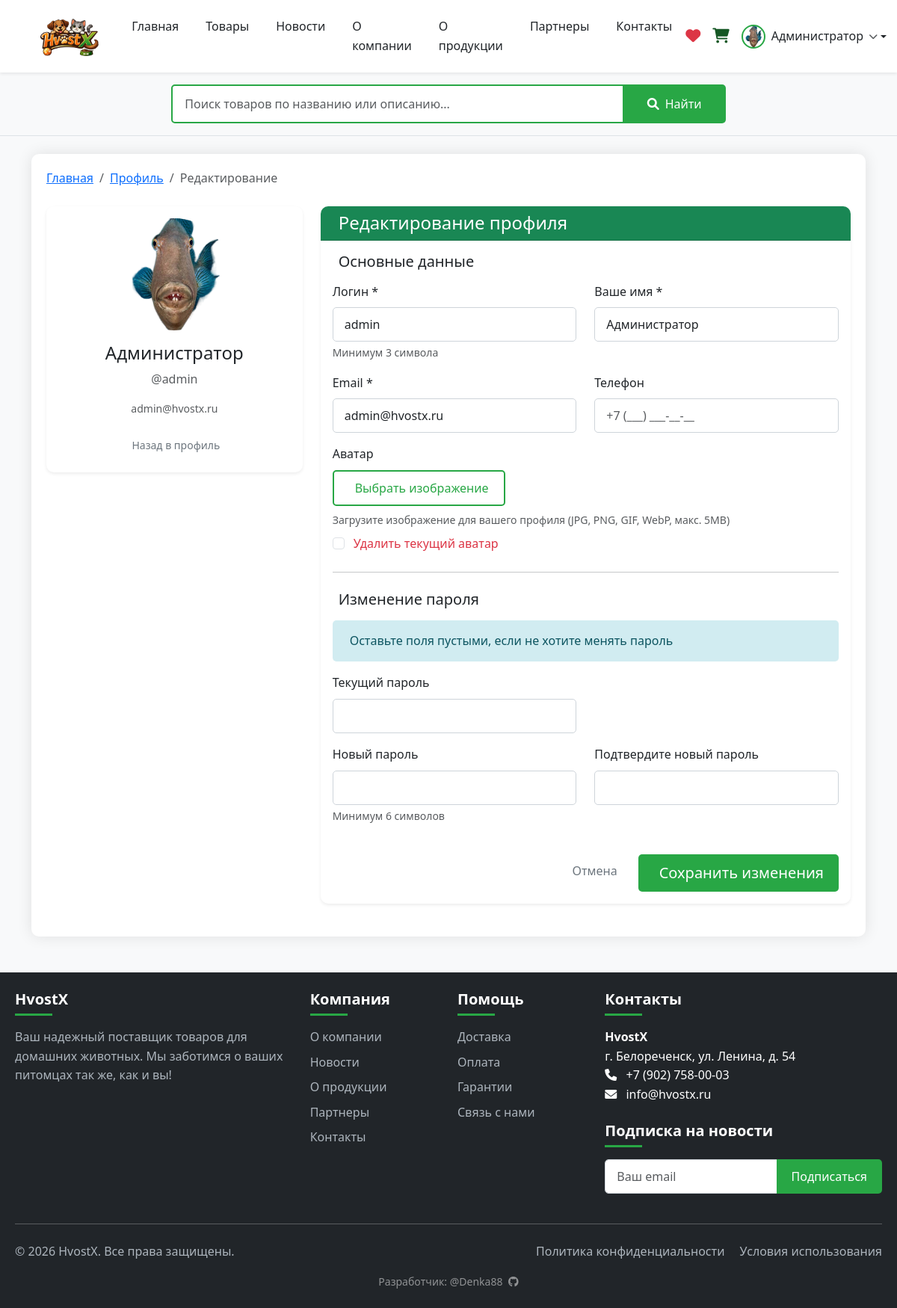
The page /user_profile_edit.php (signed in) on the database its author committed.
### tables this page shows
CREATE TABLE IF NOT EXISTS `users` (
  `id` int NOT NULL AUTO_INCREMENT,
  `login` varchar(50) DEFAULT NULL,
  `name` varchar(100) NOT NULL,
  `email` varchar(100) NOT NULL,
  `phone` varchar(20) DEFAULT NULL,
  `password` varchar(255) NOT NULL,
  `avatar` varchar(255) DEFAULT NULL,
  `role` enum('admin','moderator','user') DEFAULT 'user',
  `created_at` datetime DEFAULT CURRENT_TIMESTAMP,
  `updated_at` datetime DEFAULT CURRENT_TIMESTAMP ON UPDATE CURRENT_TIMESTAMP,
  PRIMARY KEY (`id`),
  UNIQUE KEY `email` (`email`),
  UNIQUE KEY `idx_login` (`login`)
);

### user_profile_edit.php (the view, shortened to what this page needs)
<?php
require_once 'includes/db.php';
$query = "SELECT * FROM users WHERE id = ?";
$stmt = $connection->prepare($query);
$stmt->bind_param("i", $_SESSION['user_id']);
$stmt->execute();
$user = $stmt->get_result()->fetch_assoc();
?>
<?php include 'includes/header.php'; ?>
<div class="main-container animate-fade-in">
    <nav aria-label="breadcrumb" class="mb-4">
        <ol class="breadcrumb">
            <li class="breadcrumb-item"><a href="index.php">Главная</a></li>
            <li class="breadcrumb-item"><a href="profile.php">Профиль</a></li>
            <li class="breadcrumb-item active" aria-current="page">Редактирование</li>
        </ol>
    </nav>
    <div class="row">
        <div class="col-lg-4 mb-4">
            <div class="card shadow-sm">
                <div class="card-body text-center">
                    <div class="mb-3">
                        <?php if (!empty($user['avatar']) && file_exists("assets/images/avatars/" . $user['avatar'])): ?>
                        <img src="assets/images/avatars/<?php echo htmlspecialchars($user['avatar']); ?>"
                             alt="Ваш аватар" class="img-fluid rounded-circle" style="width: 150px; height: 150px; object-fit: cover;">
                        <?php endif; ?>
                    </div>
                    <h4><?php echo htmlspecialchars($user['name']); ?></h4>
                    <p class="text-muted">@<?php echo htmlspecialchars($user['login']); ?></p>
                    <p class="text-muted small"><?php echo htmlspecialchars($user['email']); ?></p>
                    <a href="profile.php" class="btn btn-outline-secondary btn-sm">
                        <i class="bi bi-arrow-left me-1"></i> Назад в профиль
                    </a>
                </div>
            </div>
        </div>
        <div class="col-lg-8">
            <div class="card shadow-sm mb-4">
                <div class="card-header bg-success text-white">
                    <h4 class="mb-0"><i class="bi bi-pencil-square me-2"></i>Редактирование профиля</h4>
                </div>
                <div class="card-body">
                    <form method="POST" action="user_profile_edit.php">
                        <h5 class="mb-3"><i class="bi bi-person me-2"></i>Основные данные</h5>
                        <div class="row">
                            <div class="col-md-6">
                                <div class="mb-3">
                                    <label for="login" class="form-label">Логин *</label>
                                    <input type="text" class="form-control" id="login" name="login"
                                           value="<?php echo htmlspecialchars($user['login']); ?>" required>
                                    <div class="form-text">Минимум 3 символа</div>
                                </div>
                            </div>
                            <div class="col-md-6">
                                <div class="mb-3">
                                    <label for="name" class="form-label">Ваше имя *</label>
                                    <input type="text" class="form-control" id="name" name="name"
                                           value="<?php echo htmlspecialchars($user['name']); ?>" required>
                                </div>
                            </div>
                        </div>
                        <div class="row">
                            <div class="col-md-6">
                                <div class="mb-3">
                                    <label for="email" class="form-label">Email *</label>
                                    <input type="email" class="form-control" id="email" name="email"
                                           value="<?php echo htmlspecialchars($user['email']); ?>" required>
                                </div>
                            </div>
                            <div class="col-md-6">
                                <div class="mb-3">
                                    <label for="phone" class="form-label">Телефон</label>
                                    <input type="tel" class="form-control" id="phone" name="phone"
                                           value="<?php echo htmlspecialchars($user['phone'] ?? ''); ?>"
                                           placeholder="+7 (___) ___-__-__">
                                </div>
                            </div>
                        </div>
                        <div class="mb-4">
                            <label for="avatar" class="form-label">Аватар</label><br>
                            <button type="button" class="btn btn-outline-primary" id="avatar-btn">
                                <i class="bi bi-image me-2"></i>Выбрать изображение
                            </button>
                            <div class="form-text mt-2">Загрузите изображение для вашего профиля (JPG, PNG, GIF, WebP, макс. 5MB)</div>
                            <?php if (!empty($user['avatar'])): ?>
                            <div class="form-check mt-2">
                                <input class="form-check-input" type="checkbox" name="delete_avatar" id="delete_avatar" value="1">
                                <label class="form-check-label text-danger" for="delete_avatar">
                                    <i class="bi bi-trash me-1"></i>Удалить текущий аватар
                                </label>
                            </div>
                            <?php endif; ?>
                        </div>
                        <hr class="my-4">
                        <h5 class="mb-3"><i class="bi bi-lock me-2"></i>Изменение пароля</h5>
                        <div class="alert alert-info">
                            Оставьте поля пустыми, если не хотите менять пароль
                        </div>
                        <div class="row">
                            <div class="col-md-6">
                                <div class="mb-3">
                                    <label for="current_password" class="form-label">Текущий пароль</label>
                                    <input type="password" class="form-control" id="current_password" name="current_password">
                                </div>
                            </div>
                            <div class="col-md-6"></div>
                        </div>
                        <div class="row">
                            <div class="col-md-6">
                                <div class="mb-3">
                                    <label for="new_password" class="form-label">Новый пароль</label>
                                    <input type="password" class="form-control" id="new_password" name="new_password">
                                    <div class="form-text">Минимум 6 символов</div>
                                </div>
                            </div>
                            <div class="col-md-6">
                                <div class="mb-3">
                                    <label for="confirm_password" class="form-label">Подтвердите новый пароль</label>
                                    <input type="password" class="form-control" id="confirm_password" name="confirm_password">
                                </div>
                            </div>
                        </div>
                        <div class="d-grid gap-2 d-md-flex justify-content-md-end mt-4">
                            <a href="profile.php" class="btn btn-outline-secondary">
                                <i class="bi bi-x-lg me-2"></i>Отмена
                            </a>
                            <button type="submit" class="btn btn-primary btn-lg">
                                <i class="bi bi-save me-2"></i>Сохранить изменения
                            </button>
                        </div>
                    </form>
                </div>
            </div>
        </div>
    </div>
</div>
<?php include 'includes/footer.php'; ?>
<link rel="stylesheet" href="https://cdnjs.cloudflare.com/ajax/libs/cropperjs/1.5.13/cropper.min.css">

### assets/css/style.css (style rules this page uses)
:root { --primary-color: #28a745; --primary-hover: #218838; --dark-color: #212529; --light-color: #f8f9fa; --white-color: #ffffff; --gray-color: #6c757d; --success-color: #28a745; --danger-color: #dc3545; --warning-color: #ffc107; --info-color: #17a2b8; }
body { font-family: 'Segoe UI', Tahoma, Geneva, Verdana, sans-serif; background-color: var(--light-color); color: var(--dark-color); line-height: 1.6; margin: 0; padding: 0; }
.main-container { background-color: var(--white-color); box-shadow: 0 0 20px rgba(0,0,0,0.1); border-radius: 10px; padding: 20px; }
.btn { border-radius: 5px; padding: 10px 20px; font-weight: 500; transition: all 0.3s; border: none; }
.btn-primary { background-color: var(--primary-color); color: var(--white-color); }
.btn-outline-primary { border: 2px solid var(--primary-color); color: var(--primary-color); }
.card { border: none; border-radius: 10px; box-shadow: 0 4px 6px rgba(0, 0, 0, 0.1); transition: transform 0.3s, box-shadow 0.3s; margin-bottom: 20px; overflow: hidden; }
.row { display: flex; flex-wrap: wrap; }
.form-control { border-radius: 5px; border: 1px solid #ced4da; padding: 10px 15px; transition: border-color 0.3s; }
.form-label { font-weight: 500; color: var(--dark-color); }
.alert { border-radius: 5px; border: none; padding: 15px; }
.alert-info { background-color: #d1ecf1; color: #0c5460; }
.animate-fade-in { animation: fadeIn 0.5s ease-out; }
.text-center { text-align: center; }

### rows shown on the page
users: avatar (picture), name "Администратор", login "admin", email "admin@hvostx.ru"

### other values the page prints
$_SESSION['user_name'] "Администратор"
